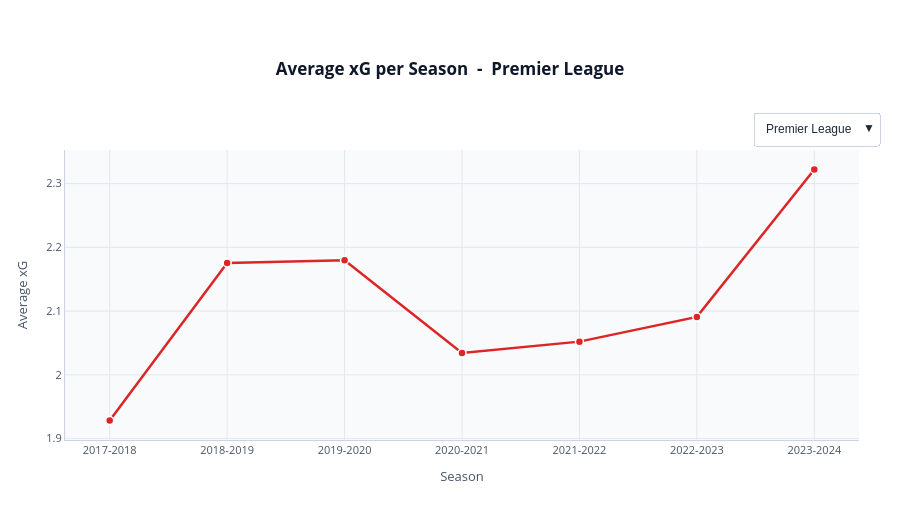

Notebook cell for this chart:
### Markdown cell above
### 4.3 Average xG per Season per League
Is the game becoming more attack-minded?

### Code cell
import plotly.graph_objects as go
import pandas as pd
import numpy as np

# ── data prep ──────────────────────────────────────────────────────────────────
leagues = sorted(df_original['comp'].unique().tolist())
seasons = sorted(df_original['season'].unique().tolist())

LEAGUE_COLORS = {
    "Premier League": "#DC2626",
    "La Liga":        "#2563EB",
    "Serie A":        "#16A34A",
    "Bundesliga":     "#9333EA",
    "Ligue 1":        "#CA8A04",
}
DEFAULT_COLOR = "#64748B"
MARKER_SIZE   = 8

xg_by_season = (
    df_original
    .groupby(["comp", "season"])["Expected Goals"]
    .mean()
    .reset_index()
    .rename(columns={"Expected Goals": "avg_xg"})
)

# ── build figure ───────────────────────────────────────────────────────────────
fig = go.Figure()

for li, league in enumerate(leagues):
    sub   = xg_by_season[xg_by_season["comp"] == league].sort_values("season")
    color = LEAGUE_COLORS.get(league, DEFAULT_COLOR)

    fig.add_trace(go.Scatter(
        x=sub["season"],
        y=sub["avg_xg"],
        mode="lines+markers",
        name=league,
        visible=(li == 0),
        line=dict(color=color, width=2.5),
        marker=dict(color=color, size=MARKER_SIZE,
                    line=dict(color="white", width=1.5)),
        hovertemplate=(
            "<b>" + league + "</b><br>"
            "Season: <b>%{x}</b><br>"
            "Avg xG: <b>%{y:.3f}</b><extra></extra>"
        ),
    ))

# ── visibility helper ──────────────────────────────────────────────────────────
def vis(li):
    v = [False] * len(fig.data)
    v[li] = True
    return v

# ── dropdown ───────────────────────────────────────────────────────────────────
pl_idx = next((i for i, lg in enumerate(leagues) if lg == "Premier League"), 0)

buttons = []
for i, league in enumerate(leagues):
    buttons.append(dict(
        label=league,
        method="update",
        args=[
            {"visible": vis(i)},
            {"title.text": (
                f"<b>Average xG per Season  -  {league}</b><br>"
            )},
        ],
    ))

# ── apply Premier League as default visible trace ──────────────────────────────
for i, trace in enumerate(fig.data):
    trace.visible = (i == pl_idx)

# ── layout ─────────────────────────────────────────────────────────────────────
fig.update_layout(
    template="plotly_white",
    paper_bgcolor="white",
    plot_bgcolor="#F8FAFC",

    title=dict(
        text=(
            "<b>Average xG per Season  -  Premier League</b><br>"
        ),
        x=0.5,
        xanchor="center",
        font=dict(size=17, color="#0F172A"),
    ),

    xaxis=dict(
        title=dict(text="Season", font=dict(size=13, color="#475569")),
        gridcolor="#E2E8F0",
        tickfont=dict(color="#475569", size=11),
        zeroline=False,
        showline=True,
        linecolor="#CBD5E1",
    ),
    yaxis=dict(
        title=dict(text="Average xG", font=dict(size=13, color="#475569")),
        gridcolor="#E2E8F0",
        tickfont=dict(color="#475569", size=11),
        zeroline=False,
        showline=True,
        linecolor="#CBD5E1",
    ),

    updatemenus=[dict(
        direction="down",
        showactive=True,
        active=pl_idx,
        bgcolor="white",
        bordercolor="#CBD5E1",
        borderwidth=1,
        font=dict(color="#1E293B", size=12, family="Arial"),
        buttons=buttons,
        pad={"r": 10, "t": 10},
        x=0.865, xanchor="left",
        y=1.165, yanchor="top",
    )],

    hovermode="x unified",
    hoverlabel=dict(
        bgcolor="white",
        bordercolor="#CBD5E1",
        font_size=12,
        font_color="#0F172A",
        font_family="Arial",
    ),
    showlegend=False,
    height=520,
    margin=dict(t=150, l=65, r=40, b=80),
)

fig.show()

### Figure 1 — Plotly figure (JSON) as saved in the notebook; plotly's stock layout.template omitted (floating-point values rounded to 4 significant figures)
{"data": [{"hovertemplate": "<b>Bundesliga</b><br>Season: <b>%{x}</b><br>Avg xG: <b>%{y:.3f}</b><extra></extra>", "line": {"color": "#9333EA", "width": 2.5}, "marker": {"color": "#9333EA", "line": {"color": "white", "width": 1.5}, "size": 8}, "mode": "lines+markers", "name": "Bundesliga", "type": "scatter", "visible": false, "x": ["2017-2018", "2018-2019", "2019-2020", "2020-2021", "2021-2022", "2022-2023", "2023-2024"], "y": [1.887, 2.166, 2.06, 1.893, 1.875, 1.911, 2.016]}, {"hovertemplate": "<b>La Liga</b><br>Season: <b>%{x}</b><br>Avg xG: <b>%{y:.3f}</b><extra></extra>", "line": {"color": "#2563EB", "width": 2.5}, "marker": {"color": "#2563EB", "line": {"color": "white", "width": 1.5}, "size": 8}, "mode": "lines+markers", "name": "La Liga", "type": "scatter", "visible": false, "x": ["2017-2018", "2018-2019", "2019-2020", "2020-2021", "2021-2022", "2022-2023", "2023-2024"], "y": [1.907, 2.001, 1.8, 1.715, 1.628, 1.82, 1.771]}, {"hovertemplate": "<b>Ligue 1</b><br>Season: <b>%{x}</b><br>Avg xG: <b>%{y:.3f}</b><extra></extra>", "line": {"color": "#CA8A04", "width": 2.5}, "marker": {"color": "#CA8A04", "line": {"color": "white", "width": 1.5}, "size": 8}, "mode": "lines+markers", "name": "Ligue 1", "type": "scatter", "visible": false, "x": ["2017-2018", "2018-2019", "2019-2020", "2020-2021", "2021-2022", "2022-2023", "2023-2024"], "y": [1.947, 1.943, 1.416, 1.894, 1.825, 1.919, 1.703]}, {"hovertemplate": "<b>Premier League</b><br>Season: <b>%{x}</b><br>Avg xG: <b>%{y:.3f}</b><extra></extra>", "line": {"color": "#DC2626", "width": 2.5}, "marker": {"color": "#DC2626", "line": {"color": "white", "width": 1.5}, "size": 8}, "mode": "lines+markers", "name": "Premier League", "type": "scatter", "visible": true, "x": ["2017-2018", "2018-2019", "2019-2020", "2020-2021", "2021-2022", "2022-2023", "2023-2024"], "y": [1.928, 2.176, 2.18, 2.034, 2.052, 2.091, 2.322]}, {"hovertemplate": "<b>Serie A</b><br>Season: <b>%{x}</b><br>Avg xG: <b>%{y:.3f}</b><extra></extra>", "line": {"color": "#16A34A", "width": 2.5}, "marker": {"color": "#16A34A", "line": {"color": "white", "width": 1.5}, "size": 8}, "mode": "lines+markers", "name": "Serie A", "type": "scatter", "visible": false, "x": ["2017-2018", "2018-2019", "2019-2020", "2020-2021", "2021-2022", "2022-2023", "2023-2024"], "y": [1.845, 1.941, 2.023, 1.92, 1.809, 1.717, 1.687]}], "layout": {"height": 520, "hoverlabel": {"bgcolor": "white", "bordercolor": "#CBD5E1", "font": {"color": "#0F172A", "family": "Arial", "size": 12}}, "hovermode": "x unified", "margin": {"b": 80, "l": 65, "r": 40, "t": 150}, "paper_bgcolor": "white", "plot_bgcolor": "#F8FAFC", "showlegend": false, "title": {"font": {"color": "#0F172A", "size": 17}, "text": "<b>Average xG per Season  -  Premier League</b><br>", "x": 0.5, "xanchor": "center"}, "updatemenus": [{"active": 3, "bgcolor": "white", "bordercolor": "#CBD5E1", "borderwidth": 1, "buttons": [{"args": [{"visible": [true, false, false, false, false]}, {"title.text": "<b>Average xG per Season  -  Bundesliga</b><br>"}], "label": "Bundesliga", "method": "update"}, {"args": [{"visible": [false, true, false, false, false]}, {"title.text": "<b>Average xG per Season  -  La Liga</b><br>"}], "label": "La Liga", "method": "update"}, {"args": [{"visible": [false, false, true, false, false]}, {"title.text": "<b>Average xG per Season  -  Ligue 1</b><br>"}], "label": "Ligue 1", "method": "update"}, {"args": [{"visible": [false, false, false, true, false]}, {"title.text": "<b>Average xG per Season  -  Premier League</b><br>"}], "label": "Premier League", "method": "update"}, {"args": [{"visible": [false, false, false, false, true]}, {"title.text": "<b>Average xG per Season  -  Serie A</b><br>"}], "label": "Serie A", "method": "update"}], "direction": "down", "font": {"color": "#1E293B", "family": "Arial", "size": 12}, "pad": {"r": 10, "t": 10}, "showactive": true, "x": 0.865, "xanchor": "left", "y": 1.165, "yanchor": "top"}], "xaxis": {"gridcolor": "#E2E8F0", "linecolor": "#CBD5E1", "showline": true, "tickfont": {"color": "#475569", "size": 11}, "title": {"font": {"color": "#475569", "size": 13}, "text": "Season"}, "zeroline": false}, "yaxis": {"gridcolor": "#E2E8F0", "linecolor": "#CBD5E1", "showline": true, "tickfont": {"color": "#475569", "size": 11}, "title": {"font": {"color": "#475569", "size": 13}, "text": "Average xG"}, "zeroline": false}}}
